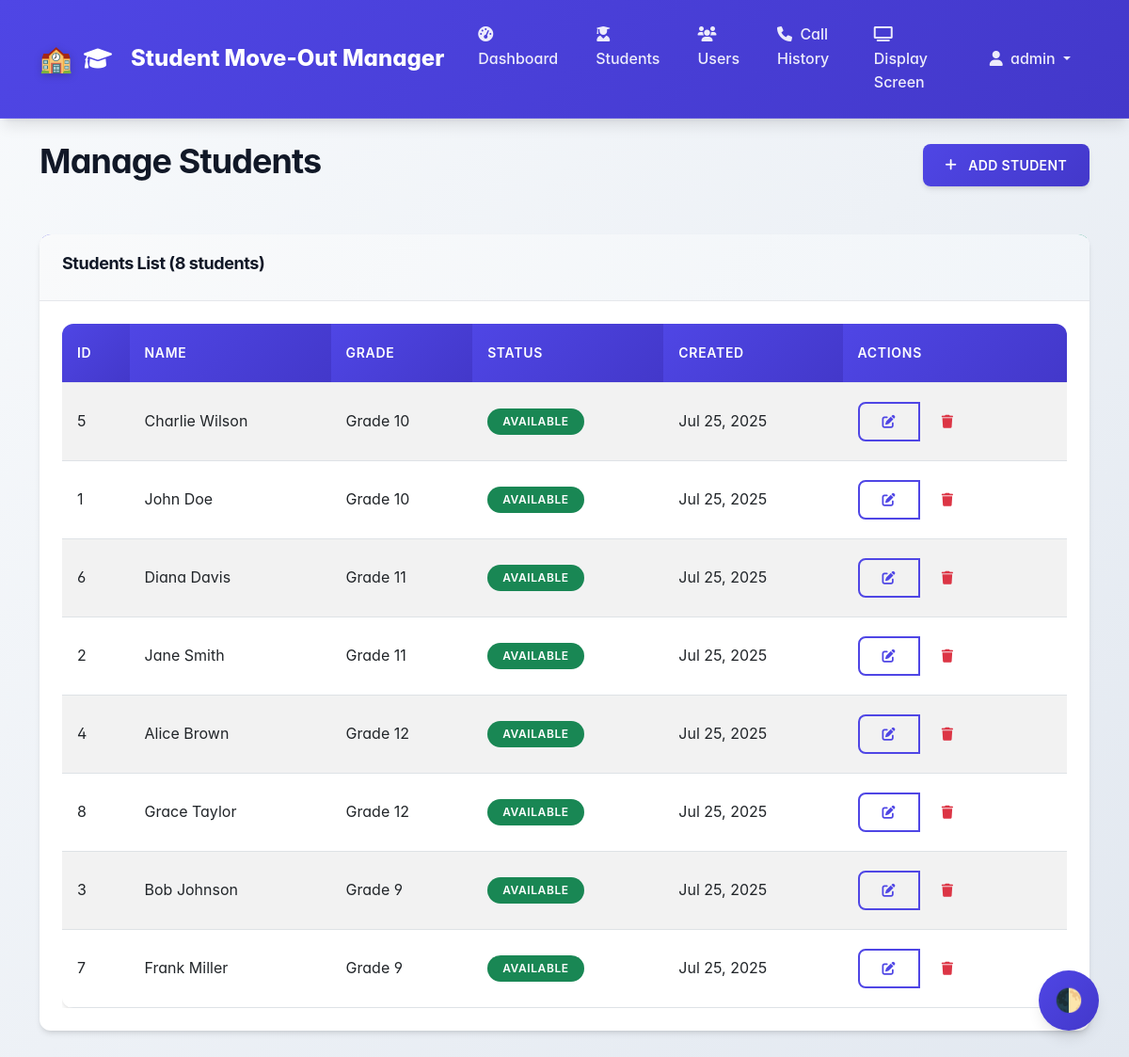
The app's page /admin/students.php (signed in) with its own data.
### tables this page shows
CREATE TABLE students (
    id INT PRIMARY KEY AUTO_INCREMENT,
    name VARCHAR(100) NOT NULL,
    grade VARCHAR(20) NOT NULL,
    status ENUM('active', 'inactive') DEFAULT 'active',
    created_at TIMESTAMP DEFAULT CURRENT_TIMESTAMP,
    updated_at TIMESTAMP DEFAULT CURRENT_TIMESTAMP ON UPDATE CURRENT_TIMESTAMP,
    INDEX idx_name (name),
    INDEX idx_grade (grade),
    INDEX idx_status (status)
);

### includes/Auth.php (called while the page is built, shortened)
<?php
class Auth {
    private static $config = null;
    public static function init() {
        if (self::$config === null) {
            $configPath = __DIR__ . '/../config/config.php';
            self::$config = require $configPath;
        }
    }
    public static function isLoggedIn() {
        $timeout = self::$config['session']['timeout'] ?? 3600;
        return true;
    }
    public static function getUser() {
        return [
            'id' => $_SESSION['user_id'],
            'username' => $_SESSION['username'],
            'role' => $_SESSION['role']
        ];
    }
}

### includes/Database.php (called while the page is built, shortened)
<?php
class Database {
    private static $instance = null;
    private $connection;
    private $config;
    private function __construct() {
        $configPath = __DIR__ . '/../config/config.php';
        $this->config = require $configPath;
    }
    public static function getInstance() {
        if (self::$instance === null) {
            self::$instance = new self();
        }
        return self::$instance;
    }
    private function connect() {
        try {
            $dbConfig = $this->config['database'];
            $dsn = "mysql:host={$dbConfig['host']};dbname={$dbConfig['database']};charset={$dbConfig['charset']}";
            $this->connection = new PDO($dsn,
                $dbConfig['username'],
                $dbConfig['password'],
                [
                    PDO::ATTR_ERRMODE => PDO::ERRMODE_EXCEPTION,
                    PDO::ATTR_DEFAULT_FETCH_MODE => PDO::FETCH_ASSOC,
                    PDO::ATTR_EMULATE_PREPARES => false
                ]
            );
        } catch (PDOException $e) {
            die("Database connection failed: " . $e->getMessage());
        } catch (Exception $e) {
            die("Configuration error: " . $e->getMessage());
        }
    }
    public function prepare($sql) {
        return $this->connection->prepare($sql);
    }
}

### config/config.php (called while the page is built)
<?php
return [
    'database' => [
        'host' => 'mysql-3404f80f-brianeugene851-bf63.c.aivencloud.com',
        'port' => 27843,
        'username' => 'avnadmin',
        'password' => 'YOUR_AIVEN_PASSWORD',
        'database' => 'defaultdb',
        'charset' => 'utf8mb4'
    ],
    'session' => [
        'timeout' => 3600,
        'name' => 'STUDENT_MOVEOUT_SESSION'
    ],
    'security' => [
        'csrf_token_name' => 'csrf_token',
        'password_min_length' => 6
    ],
    'app' => [
        'name' => 'Student Move-Out Manager',
        'version' => '1.0.0',
        'timezone' => 'America/New_York',
        'call_duration_minutes' => 5
    ]
];

### includes/Student.php (called while the page is built, shortened)
<?php
class Student {
    private $db;
    public function __construct() {
        $this->db = Database::getInstance();
    }
    public function getAll($limit = null, $offset = 0) {
        $sql = "SELECT * FROM students WHERE status = 'active' ORDER BY grade, name";
        if ($limit) {
            $sql .= " LIMIT ? OFFSET ?";
            $stmt = $this->db->prepare($sql);
            $stmt->execute([$limit, $offset]);
        } else {
            $stmt = $this->db->prepare($sql);
            $stmt->execute();
        }
        return $stmt->fetchAll();
    }
    public function isCalled($studentId) {
        $stmt = $this->db->prepare("
            SELECT COUNT(*) as count FROM calls
            WHERE student_id = ? AND expires_at > NOW()
        ");
        $stmt->execute([$studentId]);
        $result = $stmt->fetch();
        return $result['count'] > 0;
    }
}

### admin/students.php (the view, shortened to what this page needs)
<?php
$student = new Student();
$students = $student->getAll();
include 'includes/header.php';
?>
<div class="container mt-4">
    <div class="row">
        <div class="col-md-12">
            <div class="d-flex justify-content-between align-items-center mb-4">
                <h1>Manage Students</h1>
                <a href="?action=add" class="btn btn-primary">
                    <i class="fas fa-plus me-1"></i>
                    Add Student
                </a>
            </div>
        </div>
    </div>
    <div class="row mt-4">
        <div class="col-md-12">
            <div class="card">
                <div class="card-header">
                    <h5>Students List (<?php echo count($students); ?> students)</h5>
                </div>
                <div class="card-body">
                    <?php if ($students): ?>
                        <div class="table-responsive">
                            <table class="table table-striped">
                                <thead>
                                    <tr>
                                        <th>ID</th>
                                        <th>Name</th>
                                        <th>Grade</th>
                                        <th>Status</th>
                                        <th>Created</th>
                                        <th>Actions</th>
                                    </tr>
                                </thead>
                                <tbody>
                                    <?php foreach ($students as $studentRecord): ?>
                                        <tr>
                                            <td><?php echo $studentRecord['id']; ?></td>
                                            <td><?php echo htmlspecialchars($studentRecord['name']); ?></td>
                                            <td><?php echo htmlspecialchars($studentRecord['grade']); ?></td>
                                            <td>
                                                <?php if ($student->isCalled($studentRecord['id'])): ?>
                                                    <span class="badge bg-warning">Called</span>
                                                <?php else: ?>
                                                    <span class="badge bg-success">Available</span>
                                                <?php endif; ?>
                                            </td>
                                            <td><?php echo date('M j, Y', strtotime($studentRecord['created_at'])); ?></td>
                                            <td>
                                                <div class="btn-group btn-group-sm" role="group">
                                                    <a href="?action=edit&id=<?php echo $studentRecord['id']; ?>"
                                                       class="btn btn-outline-primary">
                                                        <i class="fas fa-edit"></i>
                                                    </a>
                                                    <button type="button"
                                                            class="btn btn-outline-danger"
                                                            onclick="deleteStudent(<?php echo $studentRecord['id']; ?>, '<?php echo htmlspecialchars($studentRecord['name']); ?>')">
                                                        <i class="fas fa-trash"></i>
                                                    </button>
                                                </div>
                                            </td>
                                        </tr>
                                    <?php endforeach; ?>
                                </tbody>
                            </table>
                        </div>
                    <?php endif; ?>
                </div>
            </div>
        </div>
    </div>
</div>
<?php include 'includes/footer.php'; ?>

### admin/includes/header.php (shortened to what this page needs)
<?php
$user = Auth::getUser();
?>
<!DOCTYPE html>
<html lang="en">
<head>
    <link href="https://cdn.jsdelivr.net/npm/bootstrap@5.3.0/dist/css/bootstrap.min.css" rel="stylesheet">
    <link href="https://cdnjs.cloudflare.com/ajax/libs/font-awesome/6.0.0/css/all.min.css" rel="stylesheet">
    <link href="../assets/css/style.css" rel="stylesheet">
</head>
<body>
    <nav class="navbar navbar-expand-lg navbar-dark">
        <div class="container">
            <a class="navbar-brand" href="index.php">
                <i class="fas fa-graduation-cap me-2"></i>
                Student Move-Out Manager
            </a>
            <div class="collapse navbar-collapse" id="navbarNav">
                <ul class="navbar-nav me-auto">
                    <li class="nav-item">
                        <a class="nav-link" href="index.php">
                            <i class="fas fa-tachometer-alt me-1"></i>
                            Dashboard
                        </a>
                    </li>
                    <li class="nav-item">
                        <a class="nav-link" href="students.php">
                            <i class="fas fa-user-graduate me-1"></i>
                            Students
                        </a>
                    </li>
                    <li class="nav-item">
                        <a class="nav-link" href="users.php">
                            <i class="fas fa-users me-1"></i>
                            Users
                        </a>
                    </li>
                    <li class="nav-item">
                        <a class="nav-link" href="calls.php">
                            <i class="fas fa-phone me-1"></i>
                            Call History
                        </a>
                    </li>
                    <li class="nav-item">
                        <a class="nav-link" href="../display/" target="_blank">
                            <i class="fas fa-tv me-1"></i>
                            Display Screen
                        </a>
                    </li>
                </ul>
                <ul class="navbar-nav">
                    <li class="nav-item dropdown">
                        <a class="nav-link dropdown-toggle" href="#" role="button" data-bs-toggle="dropdown">
                            <i class="fas fa-user me-1"></i>
                            <?php echo htmlspecialchars($user['username']); ?>
                        </a>
                    </li>
                </ul>
            </div>
        </div>
    </nav>

### admin/includes/footer.php (shortened to what this page needs)
</body>
</html>

### assets/css/style.css (style rules this page uses)
:root { --primary-color: #4f46e5; --primary-hover: #4338ca; --secondary-color: #6b7280; --success-color: #059669; --danger-color: #dc2626; --warning-color: #d97706; --info-color: #0284c7; --light-color: #f9fafb; --dark-color: #111827; --border-color: #e5e7eb; --text-muted: #6b7280; --shadow-sm: 0 1px 2px 0 rgb(0 0 0 / 0.05); --shadow-md: 0 4px 6px -1px rgb(0 0 0 / 0.1), 0 2px 4px -2px rgb(0 0 0 / 0.1); --shadow-lg: 0 10px 15px -3px rgb(0 0 0 / 0.1), 0 4px 6px -4px rgb(0 0 0 / 0.1); --shadow-xl: 0 20px 25px -5px rgb(0 0 0 / 0.1), 0 8px 10px -6px rgb(0 0 0 / 0.1); --border-radius: 0.5rem; --border-radius-lg: 0.75rem; --transition: all 0.2s cubic-bezier(0.4, 0, 0.2, 1); --transition-slow: all 0.3s cubic-bezier(0.4, 0, 0.2, 1); }
*, *::before, *::after { box-sizing: border-box; margin: 0; padding: 0; }
body { font-family: 'Inter', -apple-system, BlinkMacSystemFont, "Segoe UI", Roboto, "Helvetica Neue", Arial, sans-serif; line-height: 1.6; color: var(--dark-color); background: linear-gradient(135deg, #f8fafc 0%, #e2e8f0 100%); min-height: 100vh; font-feature-settings: 'cv02', 'cv03', 'cv04', 'cv11'; -webkit-font-smoothing: antialiased; -moz-osx-font-smoothing: grayscale; }
h1, h2, h3, h4, h5, h6 { font-weight: 700; line-height: 1.2; letter-spacing: -0.025em; }
h1 { font-size: 2.25rem; }
h5 { font-size: 1.125rem; }
.navbar { background: linear-gradient(135deg, var(--primary-color) 0%, var(--primary-hover) 100%); box-shadow: var(--shadow-lg); padding: 1rem 0; backdrop-filter: blur(20px); border-bottom: 1px solid rgba(255, 255, 255, 0.1); }
.navbar-brand { font-weight: 800; font-size: 1.5rem; color: white !important; text-decoration: none; display: flex; align-items: center; gap: 0.75rem; }
.navbar-brand::before { content: '🏫'; font-size: 1.75rem; filter: drop-shadow(0 2px 4px rgba(0, 0, 0, 0.2)); }
.navbar-nav .nav-link { color: rgba(255, 255, 255, 0.9) !important; font-weight: 500; transition: var(--transition); padding: 0.5rem 1rem !important; border-radius: var(--border-radius); margin: 0 0.25rem; position: relative; overflow: hidden; }
.navbar-nav .nav-link::before { content: ''; position: absolute; top: 0; left: -100%; width: 100%; height: 100%; background: linear-gradient(90deg, transparent, rgba(255, 255, 255, 0.2), transparent); transition: left 0.5s; }
.card { border: none; border-radius: var(--border-radius-lg); box-shadow: var(--shadow-md); transition: var(--transition-slow); margin-bottom: 2rem; background: white; overflow: hidden; position: relative; }
.card::before { content: ''; position: absolute; top: 0; left: 0; right: 0; height: 4px; background: linear-gradient(90deg, var(--primary-color), var(--info-color), var(--success-color)); }
.card-header { background: linear-gradient(135deg, var(--light-color) 0%, #f1f5f9 100%); border-bottom: 1px solid var(--border-color); font-weight: 600; color: var(--dark-color); padding: 1.25rem 1.5rem; position: relative; }
.card-body { padding: 1.5rem; }
.btn { border-radius: var(--border-radius); font-weight: 600; transition: var(--transition); border: none; padding: 0.75rem 1.5rem; font-size: 0.875rem; letter-spacing: 0.025em; position: relative; overflow: hidden; text-transform: uppercase; display: inline-flex; align-items: center; gap: 0.5rem; }
.btn::before { content: ''; position: absolute; top: 0; left: -100%; width: 100%; height: 100%; background: linear-gradient(90deg, transparent, rgba(255, 255, 255, 0.3), transparent); transition: left 0.5s; }
.btn-primary { background: linear-gradient(135deg, var(--primary-color) 0%, var(--primary-hover) 100%); color: white; box-shadow: var(--shadow-md); }
.btn-outline-primary { border: 2px solid var(--primary-color); color: var(--primary-color); background: transparent; }
.table { background: white; border-radius: var(--border-radius-lg); overflow: hidden; box-shadow: var(--shadow-md); margin-bottom: 0; }
.table thead th { background: linear-gradient(135deg, var(--primary-color) 0%, var(--primary-hover) 100%); color: white; border: none; font-weight: 600; padding: 1.25rem 1rem; text-transform: uppercase; letter-spacing: 0.05em; font-size: 0.875rem; }
.table tbody td { padding: 1.25rem 1rem; border-top: 1px solid var(--border-color); vertical-align: middle; transition: var(--transition); }
.table tbody tr { transition: var(--transition); }
.badge { padding: 0.5rem 1rem; border-radius: 9999px; font-weight: 600; font-size: 0.75rem; text-transform: uppercase; letter-spacing: 0.05em; }

### records on screen
students: id "5", name "Charlie Wilson", grade "Grade 10", shows "AVAILABLE", created_at "Jul 25, 2025"
students: id "1", name "John Doe", grade "Grade 10", shows "AVAILABLE", created_at "Jul 25, 2025"
students: id "6", name "Diana Davis", grade "Grade 11", shows "AVAILABLE", created_at "Jul 25, 2025"
students: id "2", name "Jane Smith", grade "Grade 11", shows "AVAILABLE", created_at "Jul 25, 2025"
students: id "4", name "Alice Brown", grade "Grade 12", shows "AVAILABLE", created_at "Jul 25, 2025"
students: id "8", name "Grace Taylor", grade "Grade 12", shows "AVAILABLE", created_at "Jul 25, 2025"
students: id "3", name "Bob Johnson", grade "Grade 9", shows "AVAILABLE", created_at "Jul 25, 2025"
students: id "7", name "Frank Miller", grade "Grade 9", shows "AVAILABLE", created_at "Jul 25, 2025"

### other values on screen
$user['username'] "admin"
count($students) "8"
